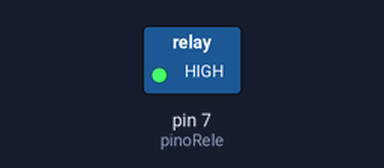
Simulated run of this sketch. Board: Arduino Uno, built with avr-gcc and run on an emulated ATmega328P. Shown: switched loads named in the sketch (green lamp = pin HIGH).

Above: at 0.1 s.
Timing chart, 0 to 1.6 s (numbered marks = the images above):
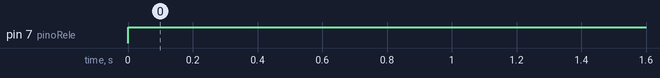

Measured:
- by itself, pin 7 (pinoRele): LOW → HIGH at 0.00 s

The sketch:

test_rele.ino
```cpp
int pinoRele = 7; // Pino conectado ao IN do módulo relé

void setup() {
  pinMode(pinoRele, OUTPUT); // Define o pino como saída
}

void loop() {
  digitalWrite(pinoRele, HIGH); // Liga o relé (resistor aquece)                // Mantém desligado por 5 segundos
}
```
